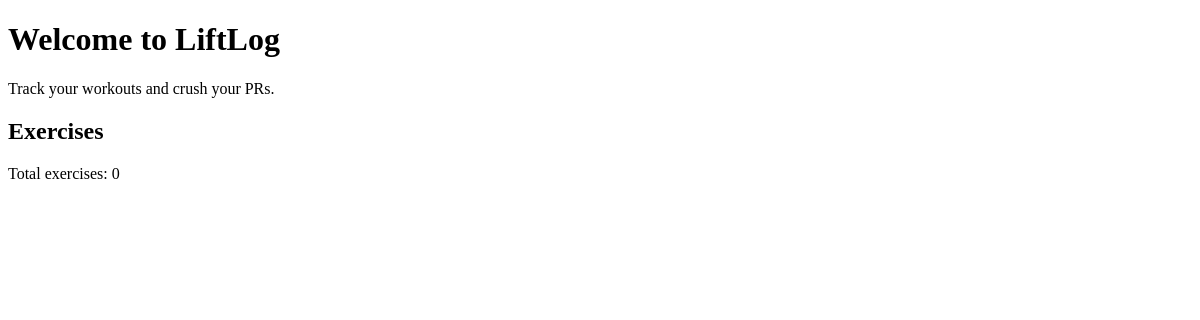
Before: / with the older database file.
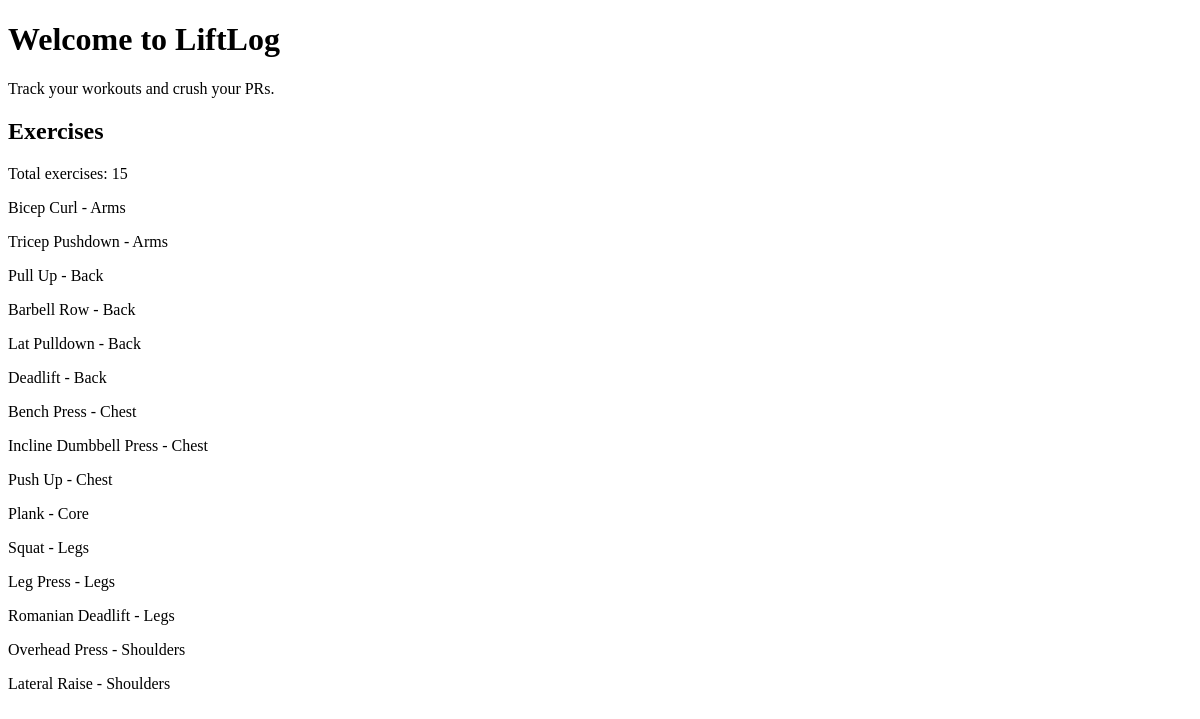
After: the same page with the newer database file.
### tables this page shows
CREATE TABLE exercises (
            id INTEGER PRIMARY KEY AUTOINCREMENT,
            name TEXT NOT NULL,
            muscle_group TEXT NOT NULL
        );

### app.py (the view)
@app.route("/")
def home():
    conn = get_db()
    cursor = conn.cursor()
    cursor.execute("SELECT * FROM exercises ORDER BY muscle_group")
    exercises = cursor.fetchall()
    conn.close()
    return render_template("index.html", exercises=exercises)

### app.py (called while the page is built)
def get_db():
    db_path = os.path.join(os.path.dirname(__file__), "liftlog.db")
    conn = sqlite3.connect(db_path)
    conn.row_factory = sqlite3.Row
    return conn

### templates/index.html (shortened to what this page needs)
<!DOCTYPE html>
<html lang="en">
<head>
</head>
<body>
    <h1>Welcome to LiftLog</h1>
    <p>Track your workouts and crush your PRs.</p>
    <h2>Exercises</h2>
    <p>Total exercises: {{ exercises | length }}</p>
    {% for exercise in exercises %}
        <p>{{ exercise.name }} - {{ exercise.muscle_group }}</p>
    {% endfor %}
</body>
</html>

Changed rows visible on the page:
added exercises: name "Bicep Curl", muscle_group "Arms"
added exercises: name "Tricep Pushdown", muscle_group "Arms"
added exercises: name "Pull Up", muscle_group "Back"
added exercises: name "Barbell Row", muscle_group "Back"
added exercises: name "Lat Pulldown", muscle_group "Back"
added exercises: name "Deadlift", muscle_group "Back"
added exercises: name "Bench Press", muscle_group "Chest"
added exercises: name "Incline Dumbbell Press", muscle_group "Chest"
added exercises: name "Push Up", muscle_group "Chest"
added exercises: name "Plank", muscle_group "Core"
added exercises: name "Squat", muscle_group "Legs"
added exercises: name "Leg Press", muscle_group "Legs"
added exercises: name "Romanian Deadlift", muscle_group "Legs"
added exercises: name "Overhead Press", muscle_group "Shoulders"
added exercises: name "Lateral Raise", muscle_group "Shoulders"
Other visible differences:
{{ exercises | length }}: "0" → "15"
